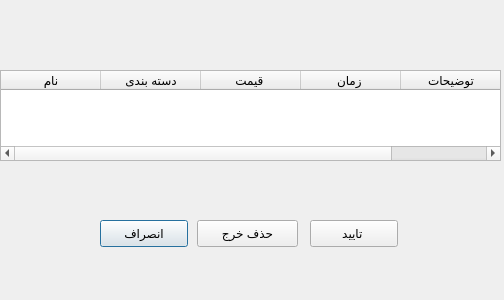
<?xml version="1.0" encoding="UTF-8"?>
<ui version="4.0">
 <class>Dialog</class>
 <widget class="QDialog" name="Dialog">
  <property name="geometry">
   <rect>
    <x>0</x>
    <y>0</y>
    <width>504</width>
    <height>300</height>
   </rect>
  </property>
  <property name="windowTitle">
   <string>ویرایش خرج</string>
  </property>
  <widget class="QTableWidget" name="tableWidget">
   <property name="geometry">
    <rect>
     <x>0</x>
     <y>70</y>
     <width>501</width>
     <height>91</height>
    </rect>
   </property>
   <column>
    <property name="text">
     <string>نام</string>
    </property>
   </column>
   <column>
    <property name="text">
     <string>دسته بندی</string>
    </property>
   </column>
   <column>
    <property name="text">
     <string>قیمت </string>
    </property>
   </column>
   <column>
    <property name="text">
     <string>زمان </string>
    </property>
   </column>
   <column>
    <property name="text">
     <string>توضیحات</string>
    </property>
   </column>
  </widget>
  <widget class="QPushButton" name="pushButton">
   <property name="geometry">
    <rect>
     <x>100</x>
     <y>220</y>
     <width>88</width>
     <height>27</height>
    </rect>
   </property>
   <property name="text">
    <string>انصراف</string>
   </property>
   <property name="icon">
    <iconset>
     <normaloff>../icon/cancel.png</normaloff>../icon/cancel.png</iconset>
   </property>
   <property name="iconSize">
    <size>
     <width>25</width>
     <height>25</height>
    </size>
   </property>
  </widget>
  <widget class="QPushButton" name="pushButton_2">
   <property name="geometry">
    <rect>
     <x>197</x>
     <y>220</y>
     <width>101</width>
     <height>27</height>
    </rect>
   </property>
   <property name="text">
    <string>حذف خرج</string>
   </property>
   <property name="icon">
    <iconset>
     <normaloff>../icon/remove.png</normaloff>../icon/remove.png</iconset>
   </property>
   <property name="iconSize">
    <size>
     <width>20</width>
     <height>25</height>
    </size>
   </property>
  </widget>
  <widget class="QPushButton" name="pushButton_3">
   <property name="geometry">
    <rect>
     <x>310</x>
     <y>220</y>
     <width>88</width>
     <height>27</height>
    </rect>
   </property>
   <property name="text">
    <string>تایید </string>
   </property>
   <property name="icon">
    <iconset>
     <normaloff>../icon/ok.png</normaloff>../icon/ok.png</iconset>
   </property>
   <property name="iconSize">
    <size>
     <width>25</width>
     <height>25</height>
    </size>
   </property>
  </widget>
 </widget>
 <resources/>
 <connections/>
</ui>
